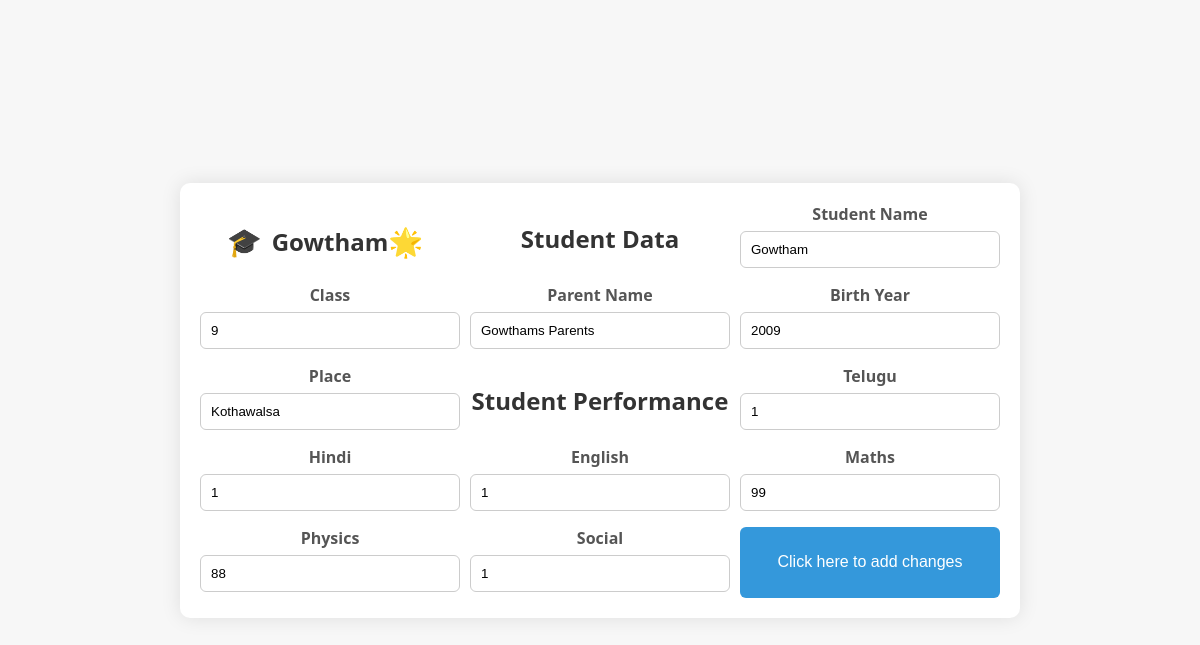
/update_student/STU90052/5/ (signed in), run on the app's committed database.
### starmaa/models.py (models this page shows, shortened)
class StudentDetails(models.Model):
    student_id = models.OneToOneField(StudentLogin, related_name='student_details', on_delete=models.CASCADE)
    st_name = models.CharField(max_length=100)
    st_birth_year = models.IntegerField(default=2001)
    st_birth_place = models.CharField(max_length=100,default='Hyderabad')
    st_parent_name = models.CharField(max_length=100)
    st_standard = models.IntegerField(default=9)

class Marks(models.Model):
    student = models.ForeignKey(StudentLogin, related_name='marks', on_delete=models.CASCADE)
    subject = models.ForeignKey(Subject, related_name='marks', on_delete=models.CASCADE)
    unit = models.ForeignKey(Unit, related_name="marks",on_delete=models.CASCADE)
    marks = models.IntegerField(default=25)

### starmaa/views.py (the view, shortened to what this page needs)
# urls.py: path('update_student/<st_id>/<unit_id>/',update_student,name = 'update_student'),
@login_required(login_url="/tlg/")
def update_student(request,st_id,unit_id):
    stu = StudentLogin.objects.filter(student_id = st_id)
    st = stu[0].student_details
    unit = Unit.objects.filter(unit_id = unit_id)
    mark = Marks.objects.filter(student = stu[0],unit_id = unit[0] )
    context = {'stud': st, 'mark': mark}
    return render(request,'update_student.html',context)

### starmaa/templates/update_student.html (shortened to what this page needs)
<!DOCTYPE html>
<html lang="en">
<head>
</head>
<body>
    <form method="POST" enctype="multipart/form-data">
        <h1><span class="emoji">🎓</span>{{ stud.st_name }}<span class="emoji">🌟</span></h1>
        <h2> Student Data</h2>
        <div class="form-group">
            <label for="st_name">Student Name</label>
            <input id="st_name" name="st_name" value="{{ stud.st_name }}" type="text" class="form-control" required>
        </div>
        <div class="form-group">
            <label for="standard">Class</label>
            <input id="standard" name="standard" value="{{ stud.st_standard }}" type="text" class="form-control" required>
        </div>
        <div class="form-group">
            <label for="par_name">Parent Name</label>
            <input id="par_name" name="par_name" value="{{ stud.st_parent_name }}" type="text" class="form-control" required>
        </div>
        <div class="form-group">
            <label for="birth_year">Birth Year</label>
            <input id="birth_year" name="birth_year" value="{{ stud.st_birth_year }}" type="text" class="form-control" required>
        </div>
        <div class="form-group">
            <label for="birth_place">Place</label>
            <input id="birth_place" name="birth_place" value="{{ stud.st_birth_place }}" type="text" class="form-control" required>
        </div>
        <h2> Student Performance</h2>
        <div class="form-group">
            <label for="telugu">Telugu</label>
            <input id="telugu" name="telugu" value="{{ mark.0.marks }}" type="text" class="form-control" required>
        </div>
        <div class="form-group">
            <label for="hindi">Hindi</label>
            <input id="hindi" name="hindi" value="{{ mark.1.marks }}" type="text" class="form-control" required>
        </div>
        <div class="form-group">
            <label for="english">English</label>
            <input id="english" name="english" value="{{ mark.2.marks }}" type="text" class="form-control" required>
        </div>
        <div class="form-group">
            <label for="maths">Maths</label>
            <input id="maths" name="maths" value="{{ mark.3.marks }}" type="text" class="form-control" required>
        </div>
        <div class="form-group">
            <label for="physics">Physics</label>
            <input id="physics" name="physics" value="{{ mark.4.marks }}" type="text" class="form-control" required>
        </div>
        <div class="form-group">
            <label for="social">Social</label>
            <input id="social" name="social" value="{{ mark.5.marks }}" type="text" class="form-control" required>
        </div>
        <button type="submit">Click here to add changes</button>
    </form>

### starmaa/templates/update_student.html (style rules this page uses)
body { font-family: 'Segoe UI', Tahoma, Geneva, Verdana, sans-serif; background-color: #f7f7f7; margin: 0; padding: 0; display: flex; align-items: center; justify-content: center; height: 100vh; }
form { background-color: #fff; padding: 20px; border-radius: 10px; box-shadow: 0 0 20px rgba(0, 0, 0, 0.1); width: 80%; max-width: 800px; text-align: center; display: grid; gap: 10px; grid-template-columns: repeat(auto-fit, minmax(200px, 1fr)); }
h1, h2 { color: #333; margin-bottom: 10px; }
.form-group { margin-bottom: 0; }
label { display: block; margin-bottom: 6px; font-weight: bold; color: #555; }
input { width: 100%; padding: 10px; border: 1px solid #ccc; border-radius: 6px; box-sizing: border-box; margin-bottom: 6px; }
button { background-color: #3498db; color: #fff; padding: 12px; border: none; border-radius: 6px; cursor: pointer; font-size: 16px; width: 100%; transition: background-color 0.3s ease; }
h1 { font-size: 24px; color: #333; display: flex; align-items: center; justify-content: center; }
.emoji { font-size: 28px; margin-right: 10px; }

### data on the page
StudentDetails: st_name "Gowtham", standard "9", par_name "Gowthams Parents", birth_year "2009", birth_place "Kothawalsa"
Marks: telugu "1"
Marks: hindi "1"
Marks: english "1"
Marks: maths "99"
Marks: physics "88"
Marks: social "1"
